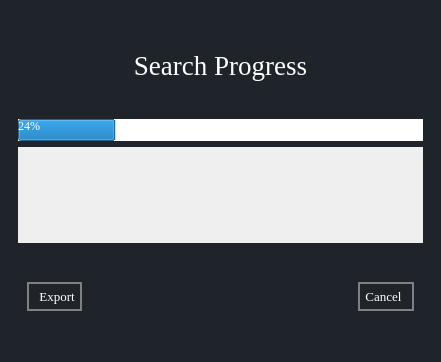
<?xml version="1.0" encoding="UTF-8"?>
<ui version="4.0">
 <class>searchProgress</class>
 <widget class="QMainWindow" name="searchProgress">
  <property name="geometry">
   <rect>
    <x>0</x>
    <y>0</y>
    <width>441</width>
    <height>362</height>
   </rect>
  </property>
  <property name="windowTitle">
   <string>MainWindow</string>
  </property>
  <property name="styleSheet">
   <string notr="true">*{
	
	
border:none;
background-color:transparent;
background:none;
padding:0;
margin:0;
color:#fff;
font-family:georgia;
}



#centralwidget{
background-color: #1f232a;
}
#EditVendor{
background-color:#16191d;
}
QPushButton{
text-align:center;
border:2px solid grey;
border-radius:15px;
padding: 5px 10px;

}
QPushButton:pressed{
background-color:grey;

padding:2px 10px;
color:white;}</string>
  </property>
  <widget class="QWidget" name="centralwidget">
   <layout class="QGridLayout" name="gridLayout">
    <item row="0" column="0">
     <widget class="QFrame" name="frame">
      <property name="frameShape">
       <enum>QFrame::StyledPanel</enum>
      </property>
      <property name="frameShadow">
       <enum>QFrame::Raised</enum>
      </property>
      <layout class="QGridLayout" name="gridLayout_3">
       <item row="0" column="0">
        <widget class="QLabel" name="label">
         <property name="font">
          <font>
           <family>georgia</family>
           <pointsize>20</pointsize>
          </font>
         </property>
         <property name="layoutDirection">
          <enum>Qt::LeftToRight</enum>
         </property>
         <property name="styleSheet">
          <string notr="true">text-align:center;</string>
         </property>
         <property name="text">
          <string>&lt;html&gt;&lt;head/&gt;&lt;body&gt;&lt;p align=&quot;center&quot;&gt;Search Progress&lt;/p&gt;&lt;/body&gt;&lt;/html&gt;</string>
         </property>
        </widget>
       </item>
       <item row="1" column="0">
        <widget class="QProgressBar" name="progress_bar">
         <property name="sizePolicy">
          <sizepolicy hsizetype="Expanding" vsizetype="Fixed">
           <horstretch>0</horstretch>
           <verstretch>0</verstretch>
          </sizepolicy>
         </property>
         <property name="value">
          <number>24</number>
         </property>
        </widget>
       </item>
       <item row="2" column="0">
        <widget class="QScrollArea" name="results_scroll_area">
         <property name="sizePolicy">
          <sizepolicy hsizetype="Expanding" vsizetype="Minimum">
           <horstretch>0</horstretch>
           <verstretch>0</verstretch>
          </sizepolicy>
         </property>
         <property name="widgetResizable">
          <bool>true</bool>
         </property>
         <widget class="QWidget" name="scroll_area_widget_contents">
          <property name="geometry">
           <rect>
            <x>0</x>
            <y>0</y>
            <width>397</width>
            <height>91</height>
           </rect>
          </property>
          <layout class="QVBoxLayout" name="scroll_area_vertical_layout"/>
         </widget>
        </widget>
       </item>
       <item row="3" column="0">
        <widget class="QFrame" name="frame_2">
         <property name="frameShape">
          <enum>QFrame::StyledPanel</enum>
         </property>
         <property name="frameShadow">
          <enum>QFrame::Raised</enum>
         </property>
         <layout class="QGridLayout" name="gridLayout_2">
          <item row="0" column="0">
           <widget class="QPushButton" name="ExportButton">
            <property name="font">
             <font>
              <family>georgia</family>
              <pointsize>10</pointsize>
             </font>
            </property>
            <property name="styleSheet">
             <string notr="true">padding-right:5px;</string>
            </property>
            <property name="text">
             <string>Export</string>
            </property>
           </widget>
          </item>
          <item row="0" column="1">
           <spacer name="horizontalSpacer">
            <property name="orientation">
             <enum>Qt::Horizontal</enum>
            </property>
            <property name="sizeHint" stdset="0">
             <size>
              <width>570</width>
              <height>20</height>
             </size>
            </property>
           </spacer>
          </item>
          <item row="0" column="2">
           <widget class="QPushButton" name="DoneButton">
            <property name="sizePolicy">
             <sizepolicy hsizetype="Preferred" vsizetype="Fixed">
              <horstretch>0</horstretch>
              <verstretch>0</verstretch>
             </sizepolicy>
            </property>
            <property name="font">
             <font>
              <family>georgia</family>
              <pointsize>10</pointsize>
             </font>
            </property>
            <property name="styleSheet">
             <string notr="true">padding-left:5px;</string>
            </property>
            <property name="text">
             <string>Cancel</string>
            </property>
           </widget>
          </item>
         </layout>
        </widget>
       </item>
      </layout>
     </widget>
    </item>
   </layout>
  </widget>
 </widget>
 <resources/>
 <connections/>
</ui>
